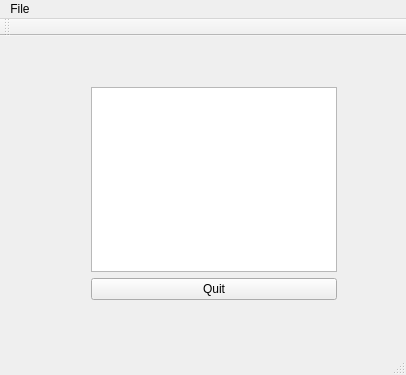
<?xml version="1.0" encoding="UTF-8"?>
<ui version="4.0">
 <class>Notepad</class>
 <widget class="QMainWindow" name="Notepad">
  <property name="geometry">
   <rect>
    <x>0</x>
    <y>0</y>
    <width>406</width>
    <height>375</height>
   </rect>
  </property>
  <property name="windowTitle">
   <string>Notepad</string>
  </property>
  <widget class="QWidget" name="centralWidget">
   <widget class="QWidget" name="">
    <property name="geometry">
     <rect>
      <x>80</x>
      <y>40</y>
      <width>268</width>
      <height>235</height>
     </rect>
    </property>
    <layout class="QVBoxLayout" name="verticalLayout">
     <item>
      <widget class="QTextEdit" name="textEdit"/>
     </item>
     <item>
      <widget class="QPushButton" name="quitButton">
       <property name="text">
        <string>Quit</string>
       </property>
      </widget>
     </item>
    </layout>
   </widget>
  </widget>
  <widget class="QToolBar" name="mainToolBar">
   <attribute name="toolBarArea">
    <enum>TopToolBarArea</enum>
   </attribute>
   <attribute name="toolBarBreak">
    <bool>false</bool>
   </attribute>
  </widget>
  <widget class="QMenuBar" name="menuBar">
   <property name="geometry">
    <rect>
     <x>0</x>
     <y>0</y>
     <width>406</width>
     <height>22</height>
    </rect>
   </property>
   <property name="nativeMenuBar">
    <bool>true</bool>
   </property>
   <widget class="QMenu" name="menuFile">
    <property name="title">
     <string>File</string>
    </property>
    <addaction name="actionOpen"/>
    <addaction name="actionSave"/>
   </widget>
   <addaction name="menuFile"/>
  </widget>
  <widget class="QStatusBar" name="statusBar"/>
  <action name="actionOpen">
   <property name="text">
    <string>Open</string>
   </property>
  </action>
  <action name="actionSave">
   <property name="text">
    <string>Save</string>
   </property>
  </action>
 </widget>
 <layoutdefault spacing="6" margin="11"/>
 <resources/>
 <connections/>
</ui>
